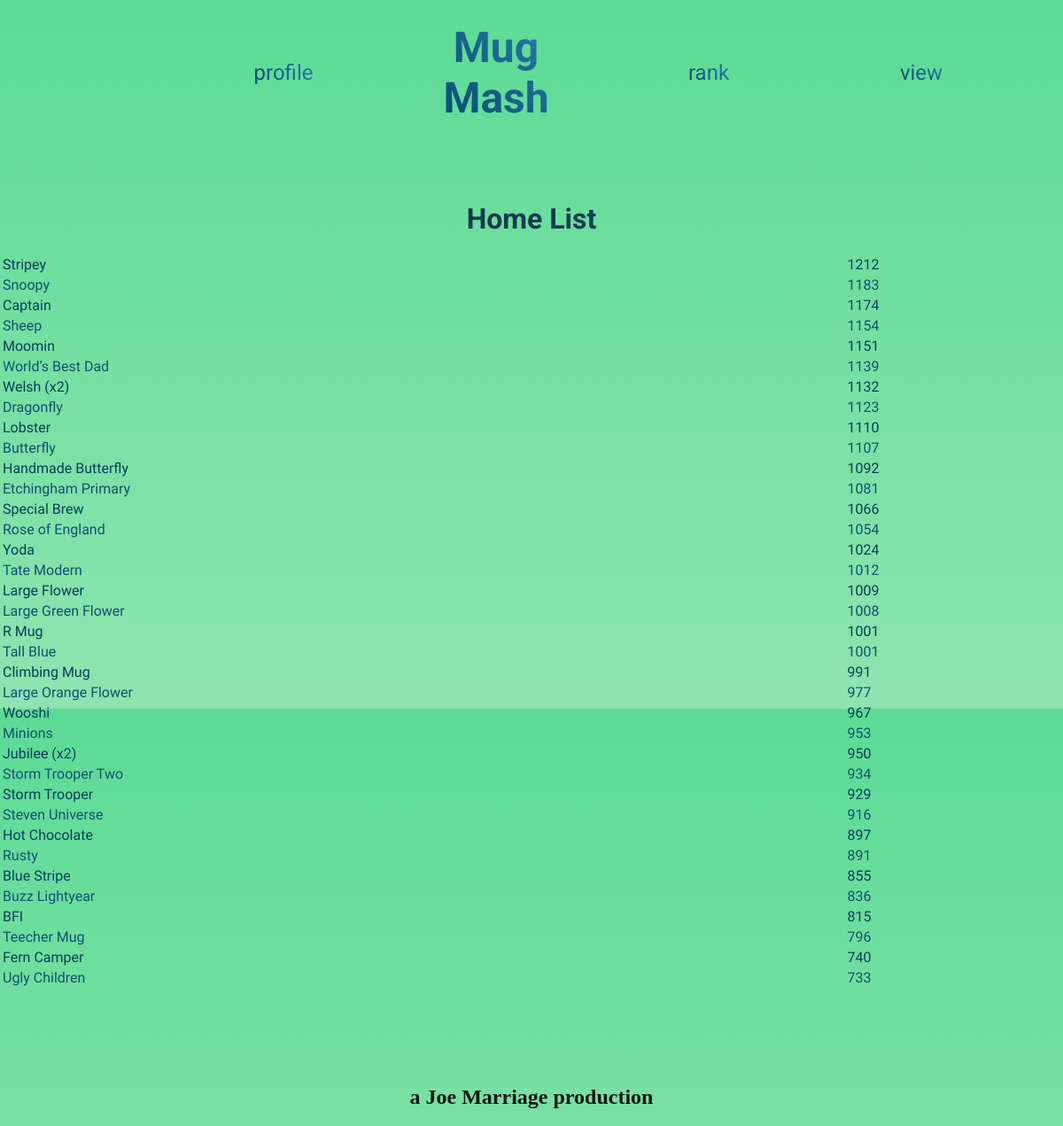
The app's page /mugrank/view/1/ (signed in) with its own data.
### mugrank/models.py (models this page shows, shortened)
class Mug(models.Model):
    K = 32
    name = models.CharField(max_length=100, blank=True)
    image_path = models.CharField(max_length=100, blank=True)
    elo = models.IntegerField(default=1000)
    list = models.ForeignKey(List, on_delete=models.CASCADE)

### mugrank/views.py (the view)
# urls.py: path("view/<int:listID>/", views.showViewPage),
@login_required(login_url="/mugrank/login/")
def showViewPage(request, listID):
    mugList = List.objects.get(id=listID)
    orderedMugs = Mug.objects.filter(list__exact=mugList).order_by('-elo')
    return render(request, "view.html", {'listID': listID,'mugList':mugList, 'orderedMugs':orderedMugs})

### mugrank/templates/view.html (shortened to what this page needs)
{% extends "listpage.html" %} {% load static %} {% block headextras %}
<link rel="stylesheet" href={% static "/mugrank/viewpage.css" %}> {% endblock headextras %} {% block content %}
<div class="viewbody">
    <div class="mugs">
        <h2>{{mugList.name}}</h2>
        <table>
            {% for mug in orderedMugs %}
            <tr>
                <td>{{mug.name}}
                </td>
                <td>{{mug.elo}}</td>
            </tr>
            {% empty %}
            <p>There are no mugs in this list.</p>
            {% endfor %}
        </table>
    </div>
</div>
{% endblock content %}

### mugrank/templates/listpage.html (shortened to what this page needs)
<!DOCTYPE html>
<html lang="en">
<head>
    {% load static %}
    <link rel="stylesheet" href={% static "/mugrank/style.css" %}>
    <link rel="stylesheet" href={% static "/mugrank/listpage.css" %}> {% block headextras %}{% endblock headextras %}
</head>
<body>
    <div class="listpage">
        <div class="header">
            <a href="/mugrank/profile/" style="grid-area: profile;">profile</a>
            <h1>Mug Mash</h1>
            <a href="/mugrank/view/{{listID}}/" style="grid-area: view;">view</a>
            <a href="/mugrank/rank/{{listID}}/" style="grid-area: rank;">rank</a>
        </div>
        <div>
            {% block content %} {% endblock content %}
        </div>
        <div class="footer">
            <h2>a Joe Marriage production</h2>
        </div>
    </div>
</body>
</html>

### mugrank/static/mugrank/style.css (style rules this page uses)
body { margin: 0; background: rgb(142, 228, 175); background: linear-gradient(0deg, rgba(142, 228, 175, 1) 0%, rgba(92, 219, 149, 1) 100%); background-size: cover; width: 100%; }
.footer { grid-area: footer; justify-content: center; margin: auto; }
.footer h2 { color: rgb(21, 22, 22); }

### mugrank/static/mugrank/listpage.css (style rules this page uses)
.listpage { display: grid; grid-template-areas: "header" "content" "footer"; }
.header { grid-area: header; display: grid; justify-content: center; grid-template-columns: 2fr 1fr 1.5fr 1fr 1fr 1fr; grid-template-areas: ". profile title rank view ."; margin: auto; padding-top: 25px; text-align: center; }
.header h1 { grid-area: title; font-family: 'Roboto', sans-serif; background-image: linear-gradient(45deg, rgba(5, 72, 107, 1) 0%, rgb(42, 128, 173) 100%); color: transparent; background-clip: text; -webkit-background-clip: text; font-size: 3em; margin: auto; }
.header a { font-family: 'Roboto', sans-serif; background-image: linear-gradient(45deg, rgba(5, 72, 107, 1) 0%, rgb(42, 128, 173) 100%); color: transparent; background-clip: text; -webkit-background-clip: text; font-size: 1.5em; margin: auto; transition: 0.2s; }
@media only screen and (orientation: portrait) { .header { grid-template-columns: 1.5fr 1fr 0.5fr 1fr 0.5fr 1fr 0.5fr 1fr 0.5fr; grid-template-areas: ". profile . title . rank . view ."; } }

### mugrank/static/mugrank/viewpage.css (style rules this page uses)
.viewbody { display: grid; grid-template-columns: 1fr 1fr 1fr; grid-template-rows: 1fr 10fr 1fr; grid-template-areas: ". . ." " . mugs ." ". . ."; }
.mugs { grid-area: mugs; }
.mugs h2 { width: 100%; text-align: center; font-family: 'Roboto', sans-serif; background-image: linear-gradient(45deg, rgb(9, 42, 59) 0%, rgb(21, 74, 102) 100%); color: transparent; background-clip: text; -webkit-background-clip: text; font-size: 2em; margin: auto; padding-bottom: 20px; }
.mugs table { width: 100%; }
.mugs table tr { color: rgb(5, 61, 92); font-family: 'Roboto Condensed', sans-serif; }
.mugs table tr:nth-child(even) { color: rgb(18, 80, 114); }
@media only screen and (orientation: portrait) { .viewbody { grid-template-columns: 0fr 1fr 0fr; } }

### records on screen
Mug: name "Stripey", elo "1212"
Mug: name "Snoopy", elo "1183"
Mug: name "Captain", elo "1174"
Mug: name "Sheep", elo "1154"
Mug: name "Moomin", elo "1151"
Mug: name "World’s Best Dad", elo "1139"
Mug: name "Welsh (x2)", elo "1132"
Mug: name "Dragonfly", elo "1123"
Mug: name "Lobster", elo "1110"
Mug: name "Butterfly", elo "1107"
Mug: name "Handmade Butterfly", elo "1092"
Mug: name "Etchingham Primary", elo "1081"
Mug: name "Special Brew", elo "1066"
Mug: name "Rose of England", elo "1054"
Mug: name "Yoda", elo "1024"
Mug: name "Tate Modern", elo "1012"
Mug: name "Large Flower", elo "1009"
Mug: name "Large Green Flower", elo "1008"
Mug: name "R Mug", elo "1001"
Mug: name "Tall Blue", elo "1001"
Mug: name "Climbing Mug", elo "991"
Mug: name "Large Orange Flower", elo "977"
Mug: name "Wooshi", elo "967"
Mug: name "Minions", elo "953"
Mug: name "Jubilee (x2)", elo "950"
Mug: name "Storm Trooper Two", elo "934"
Mug: name "Storm Trooper", elo "929"
Mug: name "Steven Universe", elo "916"
Mug: name "Hot Chocolate", elo "897"
Mug: name "Rusty", elo "891"
Mug: name "Blue Stripe", elo "855"
Mug: name "Buzz Lightyear", elo "836"
Mug: name "BFI", elo "815"
Mug: name "Teecher Mug", elo "796"
Mug: name "Fern Camper", elo "740"
Mug: name "Ugly Children", elo "733"
